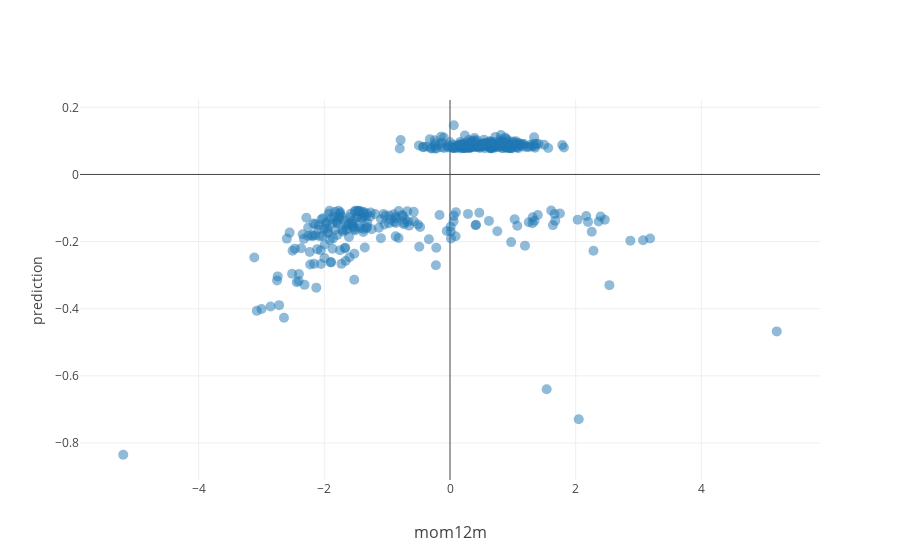

The cell this chart's notebook holds for it:
### Code cell
trace = go.Scatter(
    x=df2.mom12m, 
    y=df2.predict, 
    mode="markers",
    text=df2.index.to_list(),
    customdata=cd,
    hovertemplate=string,
    marker=dict(
        size=10,
        opacity=0.5
    )
)
fig = go.Figure(trace)
fig.update_layout(
    template="none",
    xaxis_title="mom12m",
    xaxis_title_font_size=16,
    xaxis_showgrid=True,
    yaxis_title_font_size=16,
    yaxis_showgrid=True,
    yaxis_title="prediction",
)

### Figure 1 — Plotly figure (JSON) as saved in the notebook; plotly's stock layout.template omitted (floating-point values rounded to 4 significant figures; data arrays with more than 128 entries replaced by an {"elided": "..."} marker saying what was removed)
{"data": [{"customdata": {"elided": "400x3x1 float values"}, "hovertemplate": "\n    %{text}<br>\n    roeq = %{customdata[0]:.2}<br>\n    bm = %{customdata[1]:.2}<br>\n    mom12m = %{customdata[2]:.2}<extra></extra>\n    ", "marker": {"opacity": 0.5, "size": 10}, "mode": "markers", "text": {"elided": "400 str values"}, "type": "scatter", "x": {"elided": "400 float values"}, "y": {"elided": "400 float values"}}], "layout": {"xaxis": {"showgrid": true, "title": {"font": {"size": 16}, "text": "mom12m"}}, "yaxis": {"showgrid": true, "title": {"text": "prediction"}}}}
